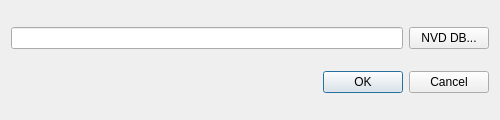
<?xml version="1.0" encoding="UTF-8"?>
<ui version="4.0">
 <class>DialogImportNVDDB</class>
 <widget class="QDialog" name="DialogImportNVDDB">
  <property name="geometry">
   <rect>
    <x>0</x>
    <y>0</y>
    <width>500</width>
    <height>120</height>
   </rect>
  </property>
  <property name="sizePolicy">
   <sizepolicy hsizetype="Fixed" vsizetype="Fixed">
    <horstretch>0</horstretch>
    <verstretch>0</verstretch>
   </sizepolicy>
  </property>
  <property name="minimumSize">
   <size>
    <width>500</width>
    <height>120</height>
   </size>
  </property>
  <property name="maximumSize">
   <size>
    <width>500</width>
    <height>120</height>
   </size>
  </property>
  <property name="windowTitle">
   <string>Dialog</string>
  </property>
  <layout class="QGridLayout" name="gridLayout_2">
   <item row="1" column="0">
    <widget class="QDialogButtonBox" name="buttonBox">
     <property name="orientation">
      <enum>Qt::Orientation::Horizontal</enum>
     </property>
     <property name="standardButtons">
      <set>QDialogButtonBox::StandardButton::Cancel|QDialogButtonBox::StandardButton::Ok</set>
     </property>
    </widget>
   </item>
   <item row="0" column="0">
    <layout class="QGridLayout" name="gridLayout">
     <item row="2" column="1">
      <widget class="QPushButton" name="pushButtonOpenNVDDbFileName">
       <property name="text">
        <string>NVD DB...</string>
       </property>
      </widget>
     </item>
     <item row="2" column="0">
      <widget class="QLineEdit" name="lineEditNVDDbFileName"/>
     </item>
    </layout>
   </item>
  </layout>
 </widget>
 <resources/>
 <connections>
  <connection>
   <sender>buttonBox</sender>
   <signal>accepted()</signal>
   <receiver>DialogImportNVDDB</receiver>
   <slot>accept()</slot>
   <hints>
    <hint type="sourcelabel">
     <x>257</x>
     <y>110</y>
    </hint>
    <hint type="destinationlabel">
     <x>157</x>
     <y>274</y>
    </hint>
   </hints>
  </connection>
  <connection>
   <sender>buttonBox</sender>
   <signal>rejected()</signal>
   <receiver>DialogImportNVDDB</receiver>
   <slot>reject()</slot>
   <hints>
    <hint type="sourcelabel">
     <x>325</x>
     <y>110</y>
    </hint>
    <hint type="destinationlabel">
     <x>286</x>
     <y>274</y>
    </hint>
   </hints>
  </connection>
 </connections>
</ui>
